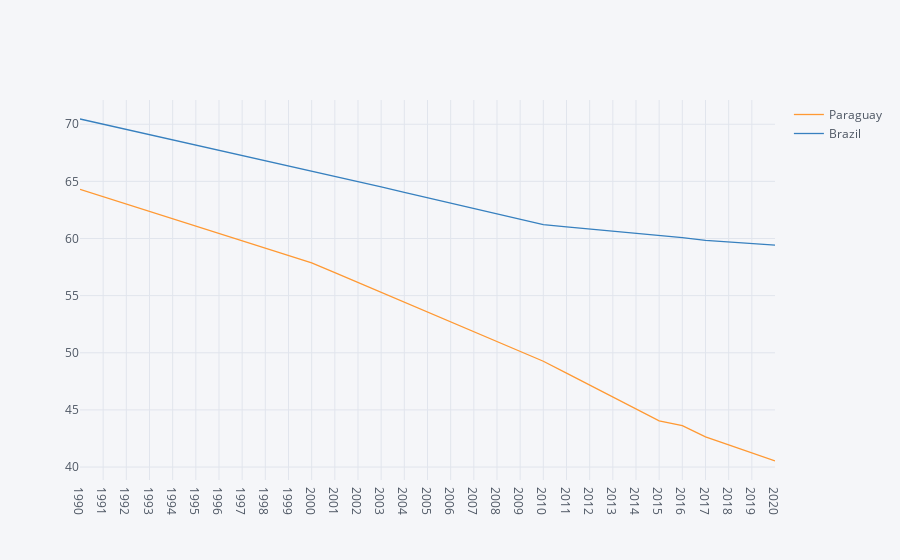

The code cell stored with this chart in its notebook:
### Code cell
data[['Paraguay', 'Brazil']].iplot(kind='scatter')

### Figure 1 — Plotly figure (JSON) as saved in the notebook; plotly's stock layout.template omitted (floating-point values rounded to 4 significant figures)
{"data": [{"line": {"color": "rgba(255, 153, 51, 1.0)", "dash": "solid", "shape": "linear", "width": 1.3}, "mode": "lines", "name": "Paraguay", "text": "", "type": "scatter", "x": ["1990", "1991", "1992", "1993", "1994", "1995", "1996", "1997", "1998", "1999", "2000", "2001", "2002", "2003", "2004", "2005", "2006", "2007", "2008", "2009", "2010", "2011", "2012", "2013", "2014", "2015", "2016", "2017", "2018", "2019", "2020"], "y": [64.3, 63.66, 63.01, 62.37, 61.73, 61.08, 60.44, 59.8, 59.16, 58.51, 57.87, 57.01, 56.15, 55.29, 54.43, 53.56, 52.7, 51.84, 50.98, 50.12, 49.26, 48.22, 47.17, 46.13, 45.09, 44.04, 43.63, 42.64, 41.94, 41.23, 40.53]}, {"line": {"color": "rgba(55, 128, 191, 1.0)", "dash": "solid", "shape": "linear", "width": 1.3}, "mode": "lines", "name": "Brazil", "text": "", "type": "scatter", "x": ["1990", "1991", "1992", "1993", "1994", "1995", "1996", "1997", "1998", "1999", "2000", "2001", "2002", "2003", "2004", "2005", "2006", "2007", "2008", "2009", "2010", "2011", "2012", "2013", "2014", "2015", "2016", "2017", "2018", "2019", "2020"], "y": [70.46, 70.01, 69.55, 69.1, 68.65, 68.2, 67.74, 67.29, 66.84, 66.39, 65.93, 65.46, 64.99, 64.52, 64.04, 63.57, 63.1, 62.63, 62.15, 61.68, 61.21, 61.02, 60.84, 60.66, 60.47, 60.29, 60.07, 59.83, 59.71, 59.56, 59.42]}], "layout": {"legend": {"bgcolor": "#F5F6F9", "font": {"color": "#4D5663"}}, "paper_bgcolor": "#F5F6F9", "plot_bgcolor": "#F5F6F9", "title": {"font": {"color": "#4D5663"}}, "xaxis": {"gridcolor": "#E1E5ED", "showgrid": true, "tickfont": {"color": "#4D5663"}, "title": {"font": {"color": "#4D5663"}, "text": ""}, "zerolinecolor": "#E1E5ED"}, "yaxis": {"gridcolor": "#E1E5ED", "showgrid": true, "tickfont": {"color": "#4D5663"}, "title": {"font": {"color": "#4D5663"}, "text": ""}, "zerolinecolor": "#E1E5ED"}}}
